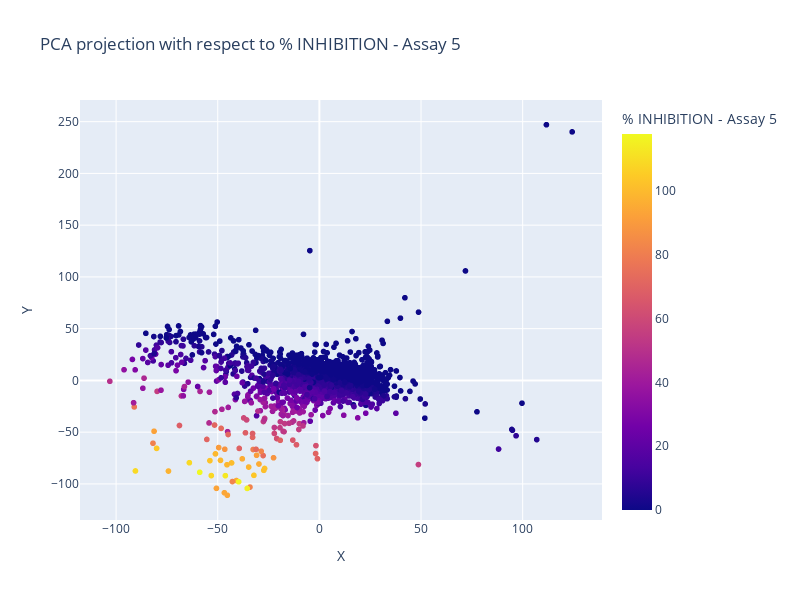

The code cell stored with this chart in its notebook:
### Code cell
plot_projection_2d(projections, feature=FEATURE, projection='pca')

### Figure 1 — Plotly figure (JSON) as saved in the notebook; plotly's stock layout.template omitted (floating-point values rounded to 4 significant figures; data arrays with more than 128 entries replaced by an {"elided": "..."} marker saying what was removed)
{"data": [{"hovertemplate": "X=%{x}<br>Y=%{y}<br>Compound ID=%{text}<br>% INHIBITION - Assay 5=%{marker.color}<extra></extra>", "legendgroup": "", "marker": {"color": {"elided": "2456 float values"}, "coloraxis": "coloraxis", "symbol": "circle"}, "mode": "markers+text", "name": "", "showlegend": false, "text": {"elided": "2456 int values"}, "type": "scattergl", "x": {"elided": "2456 float values"}, "xaxis": "x", "y": {"elided": "2456 float values"}, "yaxis": "y"}], "layout": {"coloraxis": {"cmax": 118.0, "cmin": 0, "colorbar": {"title": {"text": "% INHIBITION - Assay 5"}}, "colorscale": [[0, "#0d0887"], [0.1111, "#46039f"], [0.2222, "#7201a8"], [0.3333, "#9c179e"], [0.4444, "#bd3786"], [0.5556, "#d8576b"], [0.6667, "#ed7953"], [0.7778, "#fb9f3a"], [0.8889, "#fdca26"], [1, "#f0f921"]]}, "height": 600, "legend": {"tracegroupgap": 0}, "title": {"text": "PCA projection with respect to % INHIBITION - Assay 5"}, "width": 800, "xaxis": {"anchor": "y", "domain": [0, 1], "title": {"text": "X"}}, "yaxis": {"anchor": "x", "domain": [0, 1], "title": {"text": "Y"}}}}
